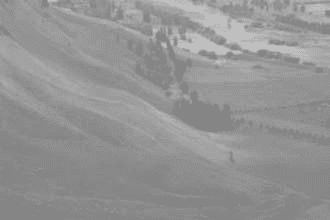
%> input picture img1.png, 330 x 220 px
$ octave --eval "main_test_all;"   (GNU Octave 9; MATLAB toolbox functions it lacks are replaced by stand-ins)
%> lines starting %> are read from the running program, lines starting %| are printed output that depends on the picture
% =================================================================
% SCRIPT UTAMA PENGUJIAN SEMUA FUNGSI
% =================================================================
function main_test_all()
    % Membersihkan environment
    close all;
    clear;
    clc;

    disp('Membaca gambar sampel...');
    % GANTI NAMA FILE INI DENGAN NAMA GAMBAR MILIKMU
    % Pastikan gambar ini ada di folder yang sama dengan file .m ini
    try
        colorImg = imread('img1.png');
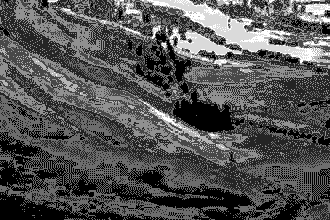
%> colorImg: size 220x330 uint8; min 0, max 7, mean 2.3; drawn with min black and max white
    catch
        disp('File "gambar_berwarna.jpg" tidak ditemukan. Membuat gambar sampel.');
        colorImg = uint8(rand(100, 100, 3) * 255);
    end

    try
        grayImg = rgb2gray(colorImg); % Membuat versi grayscale dari gambar warna
    catch
        disp('Gagal membuat gambar grayscale. Membuat gambar sampel.');
        grayImg = uint8(rand(100, 100) * 255);
    end

    % --- PENGUJIAN FUNGSI 1: HISTOGRAM ---
    disp('Menjalankan Tes 1: main_1_histogram...');
    main_1_histogram(grayImg, colorImg);
% [67 lines not run here, left out]
function main_1_histogram(grayImg, colorImg)
    % proses gambar grayscale
    counts_gray = custom_image_histogram(grayImg);
    bins = 0:255;
    figure('Name','Tes 1: Histogram');
    subplot(2,2,1); imshow(grayImg); title('Citra Grayscale Asli');
    subplot(2,2,2); bar(bins, counts_gray, 'k'); title('Histogram Grayscale');

    % proses gambar berwarna
    R = colorImg(:,:,1);
    G = colorImg(:,:,2);
    B = colorImg(:,:,3);
    countR = custom_image_histogram(R);
    countG = custom_image_histogram(G);
    countB = custom_image_histogram(B);

    % Gabungkan R,G,B dalam satu plot untuk perbandingan
    subplot(2,2,3); imshow(colorImg); title('Citra Warna Asli');
    subplot(2,2,4);
    hold on;
    bar(bins, countR, 'r');
    bar(bins, countG, 'g');
    bar(bins, countB, 'b');
    hold off;
    title('Histogram RGB Gabungan');
    legend('Red', 'Green', 'Blue');
end

% --- FUNGSI 2A: BRIGHTENER MURNI ---
% [8 lines left out: function pure_brightener, not called in this run]

% --- FUNGSI 2B: NEGATIVE MURNI (SAYA PERBAIKI) ---
% [10 lines left out: function pure_negative, not called in this run]

% --- FUNGSI 2C: LOG TRANSFORM MURNI ---
% [5 lines left out: function pure_logTransform, not called in this run]

% --- FUNGSI 2D: POWER TRANSFORM MURNI ---
% [5 lines left out: function pure_powerTransform, not called in this run]

% --- FUNGSI 2E: CONTRAST STRETCH MURNI ---
% [19 lines left out: function pure_contrastStrecth, not called in this run]

% --- FUNGSI 4: HISTOGRAM MATCHING MURNI ---
% [50 lines left out: function pure_hist_match, not called in this run]

% --- FUNGSI PEMBANTU (ASUMSI SUDAH ADA) ---
function counts = custom_image_histogram(img)
    img = double(img);
    if max(img(:)) <= 1
        img = img * 255;
    end
    img(img < 0) = 0;
    img(img > 255) = 255;
    img = round(img);
    counts = zeros(256, 1);
    [rows, cols, ~] = size(img);
%> rows = 220; cols = 330
    for r = 1:rows
        for c = 1:cols
            value = img(r, c);
            counts(value + 1) = counts(value + 1) + 1;
        end
    end
%> after the loop, counts = 256 values, max 17931 at index 2, min 0 at index 9, mean 283.6
end
%> in main_1_histogram, `counts_gray = custom_image_histogram(grayImg);`: counts_gray has the same summary as counts in custom_image_histogram
%> in main_1_histogram, `title('Histogram Grayscale')`:
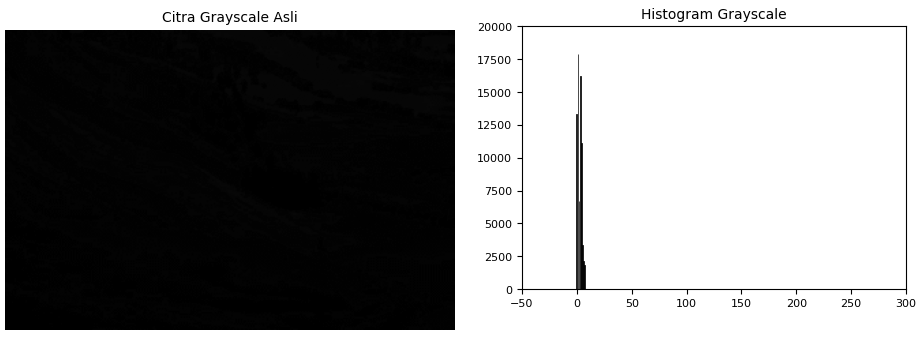
%> figure redrawn from the program's plot data, 2 panels
%> (the run ends here)

$ run again, with girl.bmp saved as img1.png
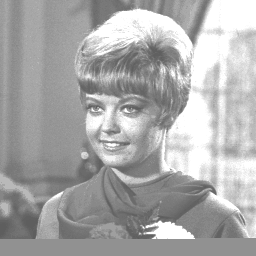
%> input picture girl.bmp, 256 x 256 px
%> in main_test_all, colorImg is the input picture: size 256x256 uint8; min 94, max 255, mean 169.8
%> after the loop in custom_image_histogram, `for r = 1:rows`: counts = 256 values, max 6635 at index 256, min 0 at index 1, mean 256
%> counts_gray has the same summary as counts in custom_image_histogram
%> in main_1_histogram, `title('Histogram Grayscale')`:
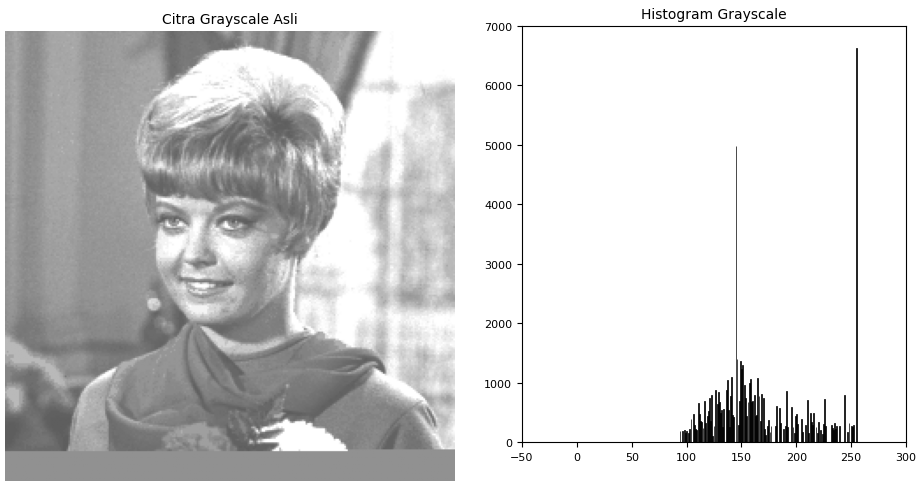
%> figure redrawn from the program's plot data, 2 panels
